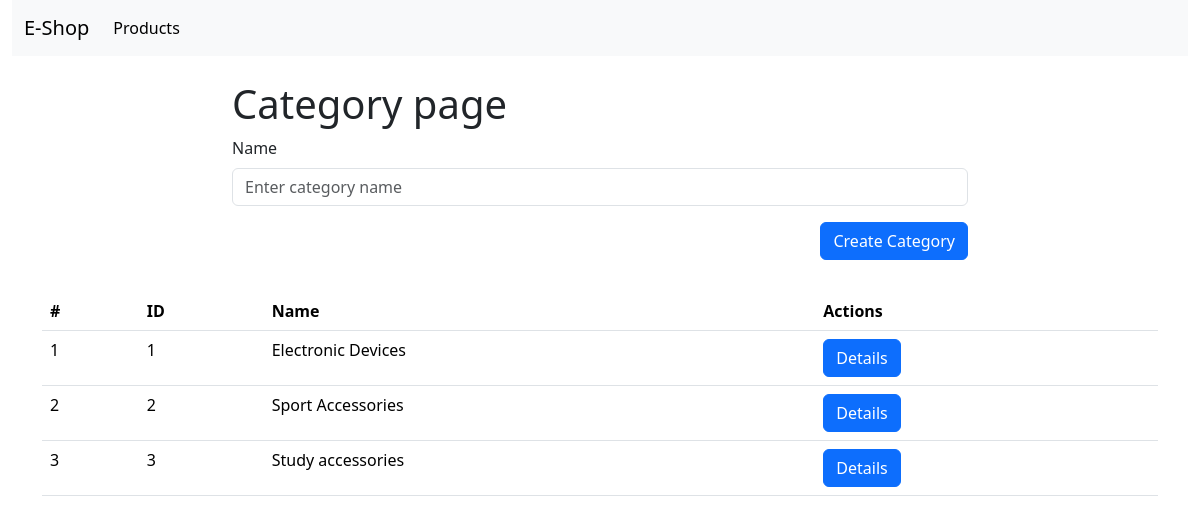
The page / on the database its author committed.
### shop/models.py (models this page shows, shortened)
class Category(models.Model):
    name = models.CharField(null=False, max_length=255, blank=False)
    class Meta:
        verbose_name = 'Category'
        verbose_name_plural = 'Categories'

### shop/views.py (the view)
# urls.py: path('', index_page_view, name='index_page'),
def index_page_view(request):
    categories = Category.objects.all()
    form = CategoryForm()
    if request.method == 'POST':
        form = CategoryForm(request.POST)
        if form.is_valid():
            category = Category(name=form.data.get('name'))
            category.save()
        return render(request, 'shop/index.html', {'categories': categories, 'form': form, 'user': request.user})
    return render(request, 'shop/index.html', {'categories': categories, 'form': form, 'user': request.user})

### shop/forms.py
class CategoryForm(forms.ModelForm):
    class Meta:
        model = Category
        fields = '__all__'
        widgets = {
            'name': forms.TextInput({
                'class': 'form-control',
                'placeholder': 'Enter category name'
            })
        }

### shop/templates/shop/index.html (shortened to what this page needs)
{% extends 'base.html' %}
{% block content %}
<div class="container-fluid">
    <div class="row">
        <div class="col-12">
            {% include 'header.html' %}
        </div>
    </div>
</div>
<div class="container">
    <div class="row">
        <div class="col-8 offset-2">
            <h1 class="mt-4">Category page</h1>
            <form action="{% url 'index_page' %}" method="POST" class="my-2" autocomplete="off">
                {% for field in form %}
                <div class="mb-3">
                    <label for="{{ field.auto_id }}" class="form-label">{{ field.label }}</label>
                    {{ field }}
                </div>
                {% endfor %}
                <div class="d-flex justify-content-end">
                    <button type="submit" class="btn btn-primary">Create Category</button>
                </div>
            </form>
        </div>
    </div>
    <div class="row">
        <div class="col-12">
            <table class="table mt-4">
                <thead>
                <tr>
                    <th scope="col">#</th>
                    <th scope="col">ID</th>
                    <th scope="col">Name</th>
                    <th scope="col">Actions</th>
                </tr>
                </thead>
                <tbody>
                {% if categories|length > 0 %}
                {% for category in categories %}
                <tr>
                    <td>{{ forloop.counter }}</td>
                    <td>{{ category.id }}</td>
                    <td>{{ category.name}}</td>
                    <td>
                         <a href="{% url 'category_details_page' pk=category.id %}">
                            <button class="btn btn-primary">Details</button>
                        </a>
                    </td>
                </tr>
                {% endfor %}
                {% else %}
                <tr>
                    <td colspan="4" class="text-center">
                        No categories yet
                    </td>
                </tr>
                {% endif %}
                </tbody>
            </table>
            {% endblock %}

### rows shown on the page
Category: id "1", name "Electronic Devices"
Category: id "2", name "Sport Accessories"
Category: id "3", name "Study accessories"

### other values the page prints
{{ field.label }} "Name"
